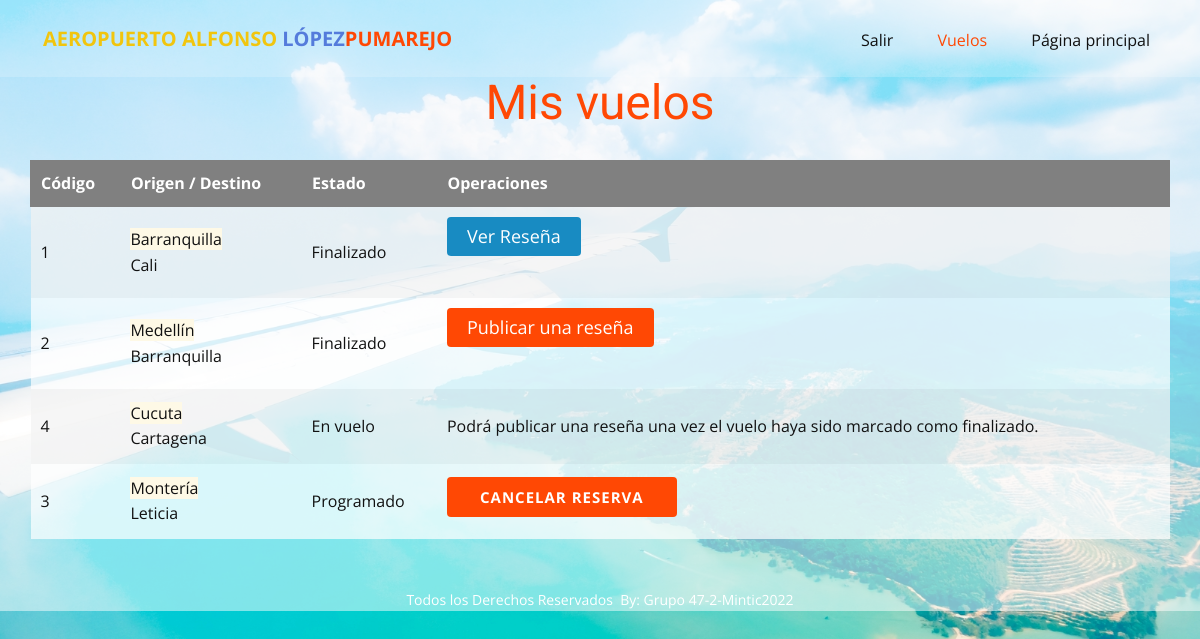
The page /misvuelos (signed in) on the database its author committed.
### tables this page shows
CREATE TABLE Review (idReview INTEGER PRIMARY KEY AUTOINCREMENT UNIQUE NOT NULL, idVuelo int REFERENCES Vuelo (idVuelo) ON DELETE CASCADE ON UPDATE CASCADE, comment varchar (500), puntuacion int (1), idUser VARCHAR (150) REFERENCES Usuario (idUser) ON DELETE CASCADE ON UPDATE CASCADE NOT NULL, fechaReview timestamp);

CREATE TABLE Vuelo (idVuelo INTEGER PRIMARY KEY AUTOINCREMENT UNIQUE NOT NULL, estadoVuelo varchar (20), origenVuelo varchar (50), destinoVuelo varchar (50), capacidad int (3), avion varchar (30), fechaVuelo timestamp, idPiloto VARCHAR (150) REFERENCES Usuario (idUser) ON DELETE CASCADE ON UPDATE CASCADE NOT NULL, idcoPiloto VARCHAR (150) REFERENCES Usuario (idUser) ON DELETE SET NULL ON UPDATE SET NULL);

### main.py (the view, shortened to what this page needs)
@app.route("/misvuelos", methods=["GET", "POST"])
def misvuelos():
   if 'idUser' in session:
      vuelo = Vuelo()
      vuelos = vuelo.buscarVuelos("reservas","","",session['idUser'],"")
      form = frmPublicarReview()
      return render_template("reservas.html", vuelos = vuelos, form=form)
   else:
      flash('No tiene permisos para acceder a está página.')
      return redirect(url_for('paginaprincipal'))

### clases.py (called while the page is built)
def dict_factory(cursor, row):
    d = {}
    for idx, col in enumerate(cursor.description):
        d[col[0]] = row[idx]
    return d

    def sql_connection(self):
        try:
            con=sqlite3.connect('database/database.db')
            con.row_factory = dict_factory
            return con
        except Error:
            print(Error)

### templates/reservas.html (shortened to what this page needs)
<!DOCTYPE html>
<html style="font-size: 16px;">
  <head>
    <link rel="stylesheet" href="../static/nicepage.css" media="screen">
    <link rel="stylesheet" href="../static/gestion-vuelos.css" media="screen">
    <link rel="stylesheet" href="../static/core.css" media="screen">
  </head>
  <body class="u-body">
        {% include 'menu.html' %}
    <section class="u-clearfix u-section-1" id="sec-9944">
      <div class="u-clearfix u-sheet u-sheet-1">
        <h1 class="u-align-center u-text u-text-default u-text-1">Mis vuelos</h1>
        <div class="u-expanded-width u-table u-table-responsive u-table-1">
          <table class="u-table-entity">
            <thead class="u-grey-50 u-table-header u-table-header-1">
              <tr style="height: 41px;">
                <th class="u-border-1 u-border-grey-50 u-table-cell">Código</th>
                <th class="u-border-1 u-border-grey-50 u-table-cell">Origen / Destino</th>
                <th class="u-border-1 u-border-grey-50 u-table-cell">Estado</th>
                <th class="u-border-1 u-border-grey-50 u-table-cell">Operaciones</th>
              </tr>
            </thead>
            <tbody class="u-table-body">
              {%for v in vuelos %}
              <tr style="height: 75px;">
                <td class="u-border-1 u-border-grey-40 u-border-no-left u-border-no-right u-table-cell">{{v.idVuelo}}</td>
                <td class="u-border-1 u-border-grey-40 u-border-no-left u-border-no-right u-table-cell"><span class="origen">{{v.origenVuelo}}</span><br> <span class="destino">{{v.destinoVuelo}}</span></td>
                <td class="u-border-1 u-border-grey-40 u-border-no-left u-border-no-right u-table-cell">{{v.estadoVuelo}}</td>
                  <td class="u-border-1 u-border-grey-40 u-border-no-left u-border-no-right u-table-cell u-table-cell-12">
                {% if v.estadoVuelo =="Finalizado" %}
                    {% if v.review > 0 %}
                        <label for="spoiler{{v.idVuelo}}" style="background: #188bc2;" >Ver Reseña</label>
                    {% else %}
                        <label for="spoiler{{v.idVuelo}}" >Publicar una reseña</label>
                    {% endif %}
                {% elif v.estadoVuelo == "Inicializado" or v.estadoVuelo == "Programado" %}
                    <a class="u-btn u-button-style u-hover-palette-1-dark-1 u-palette-1-base u-btn-2" href="cancelar-reserva/{{ v.idVuelo }}">Cancelar reserva</a>
                {% else %}
                    Podrá publicar una reseña una vez el vuelo haya sido marcado como finalizado.
                {% endif %}
                  </td>
              </tr>
              {%endfor%}
            </tbody>
          </table>
        </div>
      </div>
    </section>
    <footer class="u-align-center u-clearfix u-footer u-grey-80 u-footer" id="sec-7e24"><div class="u-clearfix u-sheet u-sheet-1">
        <p class="u-small-text u-text u-text-variant u-text-1"> Todos los Derechos Reservados&nbsp;
By: Grupo 47-2-Mintic2022</p>
      </div></footer>
</body>
</html>

### static/gestion-vuelos.css (style rules this page uses)
.u-section-1 .u-sheet-1 { min-height: 686px; }
.u-section-1 .u-text-1 { margin: 0 auto; }
.u-section-1 .u-btn-2 { border-style: none; font-weight: 700; font-size: 0.9375rem; background-image: none; margin: -53px 12px 0 auto; padding: 8px 33px; }
.u-section-1 .u-table-1 { margin-top: 14px; margin-bottom: 0; }
.u-section-1 .u-table-header-1 { font-weight: 700; background-image: none; }
.u-section-1 .u-table-cell-12 { margin-bottom: 0; }

### static/core.css (style rules this page uses)
input[id^="spoiler"] + label { display: inline-block; margin: 0 auto; padding: 5px 20px; background: #ff4804; color: #fff; text-align: center; font-size: 18px; border-radius: 4px; cursor: pointer; transition: all .6s; }
span.origen { background: #fef9e6; }

### rows shown on the page
Review: idVuelo "1", origenVuelo "Barranquilla", destinoVuelo "Cali", estadoVuelo "Finalizado"
Vuelo: idVuelo "2", origenVuelo "Medellín", destinoVuelo "Barranquilla", estadoVuelo "Finalizado"
Vuelo: idVuelo "4", origenVuelo "Cucuta", destinoVuelo "Cartagena", estadoVuelo "En vuelo", shows "Podrá publicar una reseña una vez el vuelo haya sido marcado como finalizado."
Vuelo: idVuelo "3", origenVuelo "Montería", destinoVuelo "Leticia", estadoVuelo "Programado"
